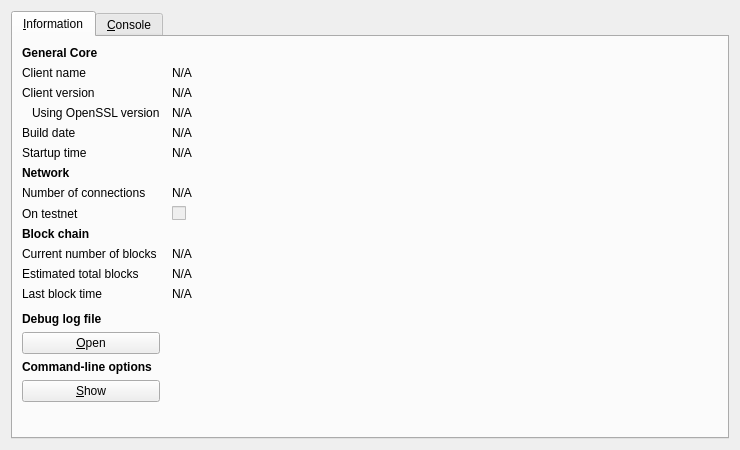
<?xml version="1.0" encoding="UTF-8"?>
<ui version="4.0">
 <class>RPCConsole</class>
 <widget class="QDialog" name="RPCConsole">
  <property name="geometry">
   <rect>
    <x>0</x>
    <y>0</y>
    <width>740</width>
    <height>450</height>
   </rect>
  </property>
  <property name="windowTitle">
   <string>General - Debug window</string>
  </property>
  <layout class="QVBoxLayout" name="verticalLayout_2">
   <item>
    <widget class="QTabWidget" name="tabWidget">
     <property name="currentIndex">
      <number>0</number>
     </property>
     <widget class="QWidget" name="tab_info">
      <attribute name="title">
       <string>&amp;Information</string>
      </attribute>
      <layout class="QGridLayout" name="gridLayout" columnstretch="0,1">
       <property name="horizontalSpacing">
        <number>12</number>
       </property>
       <item row="0" column="0">
        <widget class="QLabel" name="label_9">
         <property name="font">
          <font>
           <weight>75</weight>
           <bold>true</bold>
          </font>
         </property>
         <property name="text">
          <string>General Core</string>
         </property>
        </widget>
       </item>
       <item row="1" column="0">
        <widget class="QLabel" name="label_5">
         <property name="text">
          <string>Client name</string>
         </property>
        </widget>
       </item>
       <item row="1" column="1">
        <widget class="QLabel" name="clientName">
         <property name="cursor">
          <cursorShape>IBeamCursor</cursorShape>
         </property>
         <property name="text">
          <string>N/A</string>
         </property>
         <property name="textFormat">
          <enum>Qt::PlainText</enum>
         </property>
         <property name="textInteractionFlags">
          <set>Qt::LinksAccessibleByMouse|Qt::TextSelectableByKeyboard|Qt::TextSelectableByMouse</set>
         </property>
        </widget>
       </item>
       <item row="2" column="0">
        <widget class="QLabel" name="label_6">
         <property name="text">
          <string>Client version</string>
         </property>
        </widget>
       </item>
       <item row="2" column="1">
        <widget class="QLabel" name="clientVersion">
         <property name="cursor">
          <cursorShape>IBeamCursor</cursorShape>
         </property>
         <property name="text">
          <string>N/A</string>
         </property>
         <property name="textFormat">
          <enum>Qt::PlainText</enum>
         </property>
         <property name="textInteractionFlags">
          <set>Qt::LinksAccessibleByMouse|Qt::TextSelectableByKeyboard|Qt::TextSelectableByMouse</set>
         </property>
        </widget>
       </item>
       <item row="3" column="0">
        <widget class="QLabel" name="label_14">
         <property name="text">
          <string>Using OpenSSL version</string>
         </property>
         <property name="indent">
          <number>10</number>
         </property>
        </widget>
       </item>
       <item row="3" column="1">
        <widget class="QLabel" name="openSSLVersion">
         <property name="cursor">
          <cursorShape>IBeamCursor</cursorShape>
         </property>
         <property name="text">
          <string>N/A</string>
         </property>
         <property name="textFormat">
          <enum>Qt::PlainText</enum>
         </property>
         <property name="textInteractionFlags">
          <set>Qt::LinksAccessibleByMouse|Qt::TextSelectableByKeyboard|Qt::TextSelectableByMouse</set>
         </property>
        </widget>
       </item>
       <item row="4" column="0">
        <widget class="QLabel" name="label_12">
         <property name="text">
          <string>Build date</string>
         </property>
        </widget>
       </item>
       <item row="4" column="1">
        <widget class="QLabel" name="buildDate">
         <property name="cursor">
          <cursorShape>IBeamCursor</cursorShape>
         </property>
         <property name="text">
          <string>N/A</string>
         </property>
         <property name="textFormat">
          <enum>Qt::PlainText</enum>
         </property>
         <property name="textInteractionFlags">
          <set>Qt::LinksAccessibleByMouse|Qt::TextSelectableByKeyboard|Qt::TextSelectableByMouse</set>
         </property>
        </widget>
       </item>
       <item row="5" column="0">
        <widget class="QLabel" name="label_13">
         <property name="text">
          <string>Startup time</string>
         </property>
        </widget>
       </item>
       <item row="5" column="1">
        <widget class="QLabel" name="startupTime">
         <property name="cursor">
          <cursorShape>IBeamCursor</cursorShape>
         </property>
         <property name="text">
          <string>N/A</string>
         </property>
         <property name="textFormat">
          <enum>Qt::PlainText</enum>
         </property>
         <property name="textInteractionFlags">
          <set>Qt::LinksAccessibleByMouse|Qt::TextSelectableByKeyboard|Qt::TextSelectableByMouse</set>
         </property>
        </widget>
       </item>
       <item row="6" column="0">
        <widget class="QLabel" name="label_11">
         <property name="font">
          <font>
           <weight>75</weight>
           <bold>true</bold>
          </font>
         </property>
         <property name="text">
          <string>Network</string>
         </property>
        </widget>
       </item>
       <item row="7" column="0">
        <widget class="QLabel" name="label_7">
         <property name="text">
          <string>Number of connections</string>
         </property>
        </widget>
       </item>
       <item row="7" column="1">
        <widget class="QLabel" name="numberOfConnections">
         <property name="cursor">
          <cursorShape>IBeamCursor</cursorShape>
         </property>
         <property name="text">
          <string>N/A</string>
         </property>
         <property name="textFormat">
          <enum>Qt::PlainText</enum>
         </property>
         <property name="textInteractionFlags">
          <set>Qt::LinksAccessibleByMouse|Qt::TextSelectableByKeyboard|Qt::TextSelectableByMouse</set>
         </property>
        </widget>
       </item>
       <item row="8" column="0">
        <widget class="QLabel" name="label_8">
         <property name="text">
          <string>On testnet</string>
         </property>
        </widget>
       </item>
       <item row="8" column="1">
        <widget class="QCheckBox" name="isTestNet">
         <property name="enabled">
          <bool>false</bool>
         </property>
         <property name="text">
          <string/>
         </property>
        </widget>
       </item>
       <item row="9" column="0">
        <widget class="QLabel" name="label_10">
         <property name="font">
          <font>
           <weight>75</weight>
           <bold>true</bold>
          </font>
         </property>
         <property name="text">
          <string>Block chain</string>
         </property>
        </widget>
       </item>
       <item row="10" column="0">
        <widget class="QLabel" name="label_3">
         <property name="text">
          <string>Current number of blocks</string>
         </property>
        </widget>
       </item>
       <item row="10" column="1">
        <widget class="QLabel" name="numberOfBlocks">
         <property name="cursor">
          <cursorShape>IBeamCursor</cursorShape>
         </property>
         <property name="text">
          <string>N/A</string>
         </property>
         <property name="textFormat">
          <enum>Qt::PlainText</enum>
         </property>
         <property name="textInteractionFlags">
          <set>Qt::LinksAccessibleByMouse|Qt::TextSelectableByKeyboard|Qt::TextSelectableByMouse</set>
         </property>
        </widget>
       </item>
       <item row="11" column="0">
        <widget class="QLabel" name="label_4">
         <property name="text">
          <string>Estimated total blocks</string>
         </property>
        </widget>
       </item>
       <item row="11" column="1">
        <widget class="QLabel" name="totalBlocks">
         <property name="cursor">
          <cursorShape>IBeamCursor</cursorShape>
         </property>
         <property name="text">
          <string>N/A</string>
         </property>
         <property name="textFormat">
          <enum>Qt::PlainText</enum>
         </property>
         <property name="textInteractionFlags">
          <set>Qt::LinksAccessibleByMouse|Qt::TextSelectableByKeyboard|Qt::TextSelectableByMouse</set>
         </property>
        </widget>
       </item>
       <item row="12" column="0">
        <widget class="QLabel" name="label_2">
         <property name="text">
          <string>Last block time</string>
         </property>
        </widget>
       </item>
       <item row="12" column="1">
        <widget class="QLabel" name="lastBlockTime">
         <property name="cursor">
          <cursorShape>IBeamCursor</cursorShape>
         </property>
         <property name="text">
          <string>N/A</string>
         </property>
         <property name="textFormat">
          <enum>Qt::PlainText</enum>
         </property>
         <property name="textInteractionFlags">
          <set>Qt::LinksAccessibleByMouse|Qt::TextSelectableByKeyboard|Qt::TextSelectableByMouse</set>
         </property>
        </widget>
       </item>
       <item row="13" column="0">
        <spacer name="verticalSpacer_2">
         <property name="orientation">
          <enum>Qt::Vertical</enum>
         </property>
         <property name="sizeHint" stdset="0">
          <size>
           <width>20</width>
           <height>20</height>
          </size>
         </property>
        </spacer>
       </item>
       <item row="14" column="0">
        <widget class="QLabel" name="labelDebugLogfile">
         <property name="font">
          <font>
           <weight>75</weight>
           <bold>true</bold>
          </font>
         </property>
         <property name="text">
          <string>Debug log file</string>
         </property>
        </widget>
       </item>
       <item row="15" column="0">
        <widget class="QPushButton" name="openDebugLogfileButton">
         <property name="toolTip">
          <string>Open the General debug log file from the current data directory. This can take a few seconds for large log files.</string>
         </property>
         <property name="text">
          <string>&amp;Open</string>
         </property>
         <property name="autoDefault">
          <bool>false</bool>
         </property>
        </widget>
       </item>
       <item row="16" column="0">
        <widget class="QLabel" name="labelCLOptions">
         <property name="font">
          <font>
           <weight>75</weight>
           <bold>true</bold>
          </font>
         </property>
         <property name="text">
          <string>Command-line options</string>
         </property>
        </widget>
       </item>
       <item row="17" column="0">
        <widget class="QPushButton" name="showCLOptionsButton">
         <property name="toolTip">
          <string>Show the General-Qt help message to get a list with possible General command-line options.</string>
         </property>
         <property name="text">
          <string>&amp;Show</string>
         </property>
         <property name="autoDefault">
          <bool>false</bool>
         </property>
        </widget>
       </item>
       <item row="18" column="0">
        <spacer name="verticalSpacer">
         <property name="orientation">
          <enum>Qt::Vertical</enum>
         </property>
         <property name="sizeHint" stdset="0">
          <size>
           <width>20</width>
           <height>40</height>
          </size>
         </property>
        </spacer>
       </item>
      </layout>
     </widget>
     <widget class="QWidget" name="tab_console">
      <attribute name="title">
       <string>&amp;Console</string>
      </attribute>
      <layout class="QVBoxLayout" name="verticalLayout_3">
       <property name="spacing">
        <number>3</number>
       </property>
       <item>
        <widget class="QTextEdit" name="messagesWidget">
         <property name="minimumSize">
          <size>
           <width>0</width>
           <height>100</height>
          </size>
         </property>
         <property name="readOnly">
          <bool>true</bool>
         </property>
         <property name="tabKeyNavigation" stdset="0">
          <bool>false</bool>
         </property>
         <property name="columnCount" stdset="0">
          <number>2</number>
         </property>
        </widget>
       </item>
       <item>
        <layout class="QHBoxLayout" name="horizontalLayout">
         <property name="spacing">
          <number>3</number>
         </property>
         <item>
          <widget class="QLabel" name="label">
           <property name="text">
            <string notr="true">&gt;</string>
           </property>
          </widget>
         </item>
         <item>
          <widget class="QLineEdit" name="lineEdit"/>
         </item>
         <item>
          <widget class="QPushButton" name="clearButton">
           <property name="maximumSize">
            <size>
             <width>24</width>
             <height>24</height>
            </size>
           </property>
           <property name="toolTip">
            <string>Clear console</string>
           </property>
           <property name="text">
            <string/>
           </property>
           <property name="icon">
            <iconset resource="../bitcoin.qrc">
             <normaloff>:/icons/remove</normaloff>:/icons/remove</iconset>
           </property>
           <property name="shortcut">
            <string notr="true">Ctrl+L</string>
           </property>
           <property name="autoDefault">
            <bool>false</bool>
           </property>
          </widget>
         </item>
        </layout>
       </item>
      </layout>
     </widget>
    </widget>
   </item>
  </layout>
 </widget>
 <resources>
  <include location="../bitcoin.qrc"/>
 </resources>
 <connections/>
</ui>
